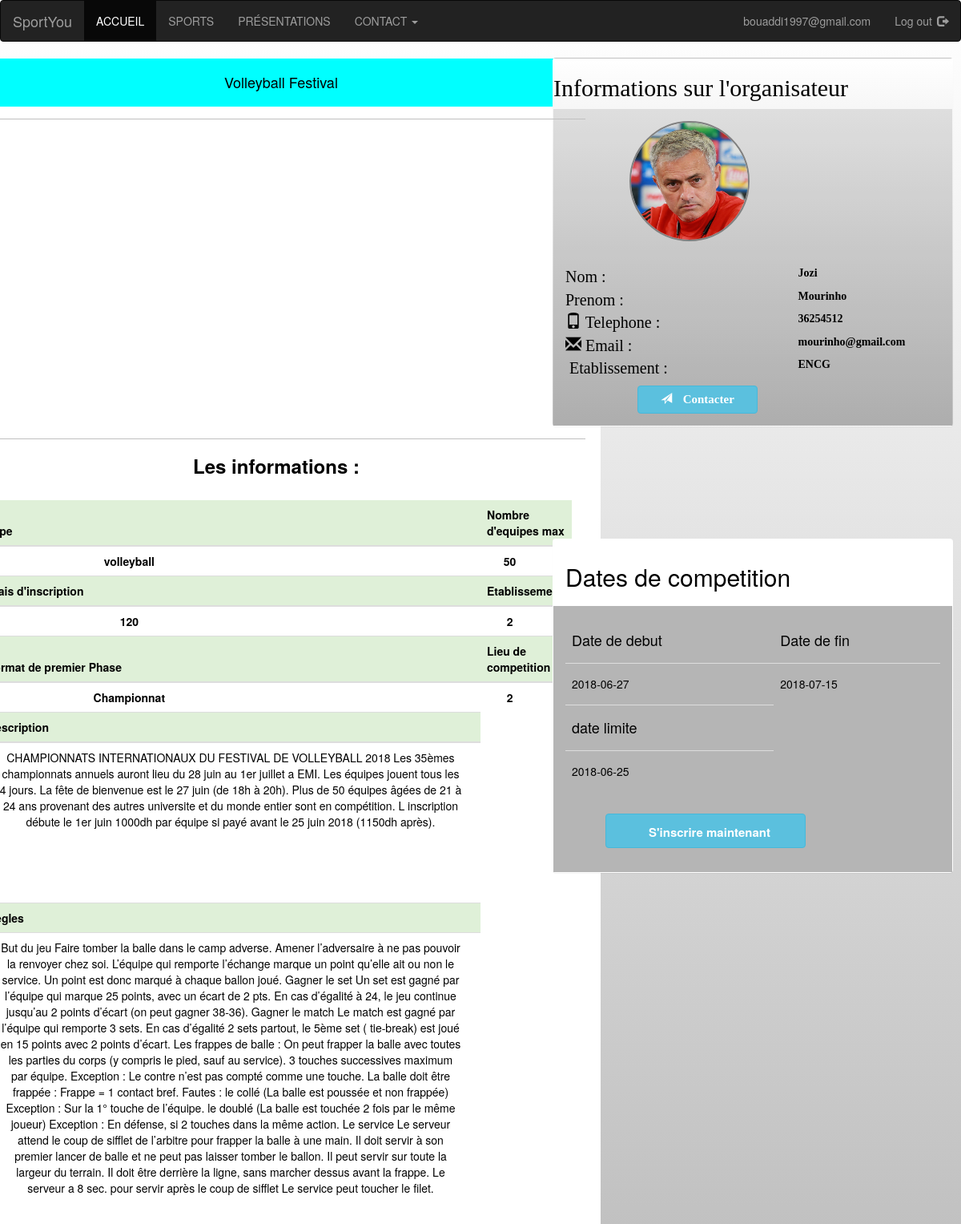
Page /competition/files/show.php?id=5 (signed in) on the committed database.
### tables this page shows
CREATE TABLE `etablissement` (
  `id` int(11) NOT NULL,
  `nom` varchar(30) DEFAULT NULL,
  `adress` varchar(100) DEFAULT NULL,
  `ville` varchar(25) DEFAULT NULL,
  `codePostal` int(11) DEFAULT NULL,
  `email` varchar(25) DEFAULT NULL,
  `id_universite` int(11) DEFAULT NULL
);

CREATE TABLE `competition` (
  `id` int(11) NOT NULL,
  `titre` varchar(250) DEFAULT NULL,
  `slogon` varchar(250) DEFAULT NULL,
  `details` varchar(3000) DEFAULT NULL,
  `regles` varchar(3000) DEFAULT NULL,
  `frais` float DEFAULT NULL,
  `phase1` varchar(50) DEFAULT NULL,
  `dateDebut` date DEFAULT NULL,
  `dateFin` date DEFAULT NULL,
  `dateLimite` date DEFAULT NULL,
  `nbrMaxEqui` int(11) DEFAULT NULL,
  `img` varchar(300) DEFAULT NULL,
  `id_administrateur` int(11) DEFAULT NULL,
  `id_etablissement` int(11) DEFAULT NULL,
  `id_type` int(11) DEFAULT NULL
);

CREATE TABLE `type` (
  `id` int(11) NOT NULL,
  `nom` varchar(100) DEFAULT NULL
);

### database/tables.php (called while the page is built, shortened)
<?php
function whereAttr($table,$attr,$co,$value){
	include 'connect_mysql.php';
	$sql = "select * from " .  $table . " where " . $attr . " " . $co . " '" . $value ."' ;";
	$array = array();
	$result = $conn->query($sql);
	if ($result->num_rows > 0) {
		while($row = $result->fetch_assoc()) {
			$array[] = $row;
		}
	}
	return $array;
}
function fromTable($table,$id=-1){
	include 'connect_mysql.php';
	$sql ="";
	if($id==-1){
		$sql = "select * from " . $table .";";
	}else{
		$sql = "select * from " . $table . " where id = '$id' ;";
	}
	$array = array();
	$result = $conn->query($sql);
	if ($result->num_rows > 0) {
		while($row = $result->fetch_assoc()) {
			$array[] = $row;
		}
	}
	return $array;
}
	?>

### competition/files/show.php (the view, shortened to what this page needs)
<?php include "../../database/tables.php";
$resultat = fromTable("competition",$_GET["id"]);
$_type = fromTable("type",$resultat[0]['id_type']);
$org = whereAttr("administrateur","id","=",$resultat[0]['id_administrateur']);
$eta = whereAttr("etablissement","id","=",$org[0]['id_etablissement']);
?>
<!doctype html>
<html><head>
  <link rel="stylesheet" href="https://maxcdn.bootstrapcdn.com/bootstrap/3.3.7/css/bootstrap.min.css">
  <link rel="stylesheet" type="text/css" href="show.css"/>
</head>
<body>
  <?php
  include("../../navpage.php");?>
  <div class="container " >
    <div class="row " id="id1" >
     <div class="panel panel-group "  id="id2" data-spy="affix" style="width: 500px !important">
      <h2>Informations sur l'organisateur</h2>
      <div  class="panel-body " id="id3">
        <?php $path = str_replace(",", "\\", $org[0]["photo"], $org[0]["photo"]);?>
        <div ><img  class="text-center" src=<?php echo "\"".$path."\"" ?> id="id4">
        </div>
        <br> <br><br><br><br><br><br><br><br>
        <div class="row">
          <div class="col-md-7"><span id="id5">Nom : </span></div>
          <div class="col-md-5"><b> <?= $org[0]["NOM"]?></b></div>
        </div>
        <div class="row">
          <div class="col-md-7"><span id="id5">Prenom : </span></div>
          <div class="col-md-5"><b> <?= $org[0]["PRENOM"]?></b></div>
        </div>
        <div class="row">
          <div class="col-md-7"><span id="id5"><i class="glyphicon glyphicon-phone"> </i> Telephone : </span></div>
          <div class="col-md-5"><b> <?= $org[0]["TELE"]?></b></div>
        </div>
        <div class="row">
          <div class="col-md-7"><span id="id5"><i class="glyphicon glyphicon-envelope"> </i> Email : </span></div>
          <div class="col-md-5"><b> <?= $org[0]["EMAIL"]?></b></div>
        </div>
        <div class="row">
          <div class="col-md-7"><span id="id5"><i class="glyphicon glyphicon"> </i> Etablissement : </span></div>
          <div class="col-md-5"><b> <?= $eta[0]["nom"]?></b></div>
        </div>
        <div>
          <button id="btnid1" class="btn btn-info">
            <i class="glyphicon glyphicon-send"></i>  <span id="id6" >Contacter</span>
          </button></div>
        </div>
      </div>
      <div class="panel panel-group "  data-spy="affix" id="id7" style="width: 500px !important">
        <div class="panel-heading " id="reserver" data-toggle="collapse" style="font-weight:bold;background-color:white"> <h2> Dates de competition</div>
          <div  class="panel-body " id="id8">
            <form method="POST" action="">
              <div class="form-group demo">
               <table class="table">
                <thead>
                  <tr>
                    <td><h4>Date de debut</td>
                      <td><h4>Date de fin </td>
                      </tr>
                    </thead>
                    <tbody>
                      <td><h5><?= $resultat[0]["dateDebut"]?></h5></td>
                      <td><h5><?= $resultat[0]["dateFin"]?></h5></td>
                    </tbody>
                    <thead>
                      <tr>
                        <td><h4>date limite</td>
                        </tr>
                      </thead>
                      <tbody>
                        <td><h5><?= $resultat[0]["dateLimite"]?></h5></td>
                      </tbody>
                    </table>
                    <div>
                      <button id="idbtn2" class="btn btn-info"><i style="font-size: 20px" class="fa fa-cart-plus"></i>
                        <span id="id9">S'inscrire maintenant
                        </span>
                      </button>
                    </div>
                  </div>
                </form>
              </div>
            </div>
            <div >
              <div class="panel panel-group" style="width: 800px !important">
                <div class="panel-heading text-center " id="id10" style="width: 800px !important"><h4 ><?= $resultat[0]["titre"]?></h4></div>
                <div class="panel-body ">
                  <div style="margin-left: 30px ">
                    <div class="row carousel-holder" style="margin-left:-60px ;">
                      <div class="col-md-12">
                        <div id="carousel-example-generic" class="carousel slide" data-ride="carousel">
                          <div class="carousel-inner">
                            <?php $path = str_replace(",", "\\", $resultat[0]["img"], $resultat[0]["img"]);?>
                            <img src=<?= "\"" . $path . "\""?> style="padding-left : 13px; width:780px;height:400px;" class="pull-center img-center">
                          </div>
                        </div>
                      </div>
                    </div>
                    <div class="table table-striped"style="margin-left: -20px;">
                     <h3 style="font-weight: bold ; text-align: center;"> Les informations : </h3><br>
                     <table class="table" style="text-align: center; ">
                      <thead>
                        <tr class="success">
                          <th >Type</th>
                          <th>Nombre d'equipes max</th>
                        </tr>
                      </thead>
                      <tbody>
                        <tr class="">
                          <td><div class="col-sm-7 col-xs-6 "><strong><?= $_type[0]["nom"]?></strong></div>
                          </td>
                          <td><div class="col-sm-7 col-xs-6 "><strong><?= $resultat[0]["nbrMaxEqui"]?></strong></div></td>
                        </tr>
                      </tbody>
                      <thead>
                        <tr class="success">
                          <th>Frais d'inscription</th>
                          <th>Etablissement</th>
                        </tr>
                      </thead>
                      <tbody>
                        <tr class="">
                          <td><div class="col-sm-7 col-xs-6 "><strong> <?= $resultat[0]["frais"]?></strong></div>
                          </td>
                          <td><div class="col-sm-7 col-xs-6 "><strong><?= $resultat[0]["id_etablissement"]?></strong></div>
                          </td>
                        </tr>
                      </tbody>
                      <thead >
                        <tr class="success">
                          <th  >Format de premier Phase</th>
                          <th  >Lieu de competition</th>
                        </tr>
                      </thead>
                      <tbody>
                        <td><div class="col-sm-7 col-xs-6 "><strong><?= $resultat[0]["phase1"]?></strong></div>
                        </td>
                        <td><div class="col-sm-7 col-xs-6 "><strong><?= $resultat[0]["id_etablissement"]?></strong></div>
                        </td>
                      </tbody>
                      <thead>
                        <tr class="success">
                          <th>Description </th>
                        </tr>
                        <tr>
                        <td height="200" >
                          <div class="col-sm-12 col-xs-12 "><?= $resultat[0]["details"]?></div>
                        </td> </tr>
                      </thead>
                      <tbody>
                        <tr class="success">
                        <th>Regles</th></tr>
                        <tr>
                        <td height="200"><div class="col-sm-12 col-xs-12 "><?= $resultat[0]["regles"]?></div>
                        </td> </tr>
                      </tbody>
                    </table>
                  </div>
                </body>
                </html>

### competition/files/show.css (style rules this page uses)
body,html { margin:0px;color:black; background-color:silver; background: -webkit-linear-gradient(top,white,silver); background-attachment: fixed; background-repeat: no-repeat; background-position:bottom; background-size: cover; }
#id1 { margin-left: -80px; }
#id2 { right:30px; position:absolute; width: 360px; margin-right: -20px; margin-top: 32px; background: -webkit-linear-gradient(top,white,silver ); font-family: verdana; color:black; margin-top:-0px; }
#id3 { background: rgba(10,10, 10, 0.1); }
#id4 { width:150px ; height:150px; float:left; border-radius: 50%; cursor:pointer; border:2px solid gray; margin-bottom: 20px; margin-left: 80px; }
#id5 { font-size: 20px; }
#btnid1 { margin-left: 90px; margin-top: 7px; width: 150px; }
#id6 { margin-left: 10px;font-size: 15px; font-weight: bold;height: 30px; }
#id7 { right:30px;position:absolute; ;width: 360px;margin-right: -20px; margin-top: 600px; }
#id8 { background: rgba(10,10, 10, 0.3); }
#idbtn2 { margin-left: 50px; margin-top: 7px; width: 250px; }
#id9 { margin-left: 10px;font-size: 15px; font-weight: bold;height: 30px; }
#id10 { width : 900px;background-color:aqua; }

### rows in the picture
etablissement: nom "ENCG"
competition: dateDebut "2018-06-27", dateFin "2018-07-15", dateLimite "2018-06-25", titre "Volleyball Festival", nbrMaxEqui "50", frais "120", id_etablissement "2", phase1 "Championnat", details "CHAMPIONNATS INTERNATIONAUX DU FESTIVAL DE VOLLEYBALL 2018 Les 35èmes championnats annuels auront lieu du 28 juin au 1er juillet a EMI. Les équipes jouent tous les 4 jours. La fête de bienvenue est le 27 juin (de 18h à 20h). Plus de 50 équipes âgées de 21 à 24 ans provenant des autres universite et du monde entier sont en compétition. L inscription débute le 1er juin 1000dh par équipe si payé avant le 25 juin 2018 (1150dh après).", regles "But du jeu Faire tomber la balle dans le camp adverse. Amener l’adversaire à ne pas pouvoir la renvoyer chez soi. L’équipe qui remporte l’échange marque un point qu’elle ait ou non le service. Un point est donc marqué à chaque ballon joué. Gagner le set Un set est gagné par l’équipe qui marque 25 points, avec un écart de 2 pts. En cas d’égalité à 24, le jeu continue jusqu’au 2 points d’écart (on peut gagner 38-36). Gagner le match Le match est gagné par l’équipe qui remporte 3 sets. En cas d’égalité 2 sets partout, le 5ème set ( tie-break) est joué en 15 points avec 2 points d’écart. Les frappes de balle : On peut frapper la balle avec toutes les parties du corps (y compris le pied, sauf au…"
type: nom "volleyball"

### other values in the picture
$_SESSION['email'] "bouaddi1997@gmail.com"
$org[0]["NOM"] "Jozi"
$org[0]["PRENOM"] "Mourinho"
$org[0]["TELE"] "36254512"
$org[0]["EMAIL"] "mourinho@gmail.com"
